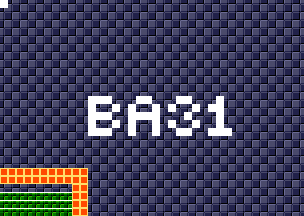

A level layout from a 2D game, rendered from its tile map. Below: a short description, then the map file with tile-grid data replaced by summaries:
An orthogonal 38x27 tile map with 8x8 px tiles, 4 tile layers (background, foreground, room numbers, Objects), 15 tilesets.

<map version="1.5" tiledversion="1.7.1" orientation="orthogonal" renderorder="right-down" width="38" height="27" tilewidth="8" tileheight="8" infinite="0" nextlayerid="11" nextobjectid="1">
 <tileset firstgid="1" source="tilesheets/tsKarniMata.tsx" />
 <tileset firstgid="1025" source="tilesheets/tsVoodooWasp.tsx" />
 <tileset firstgid="2049" source="tilesheets/tsBurial.tsx" />
 <tileset firstgid="3073" source="tilesheets/tsBlueTemple.tsx" />
 <tileset firstgid="4097" source="tilesheets/tsGoddess.tsx" />
 <tileset firstgid="5121" source="tilesheets/tsKonark.tsx" />
 <tileset firstgid="6145" name="sEnemies" tilewidth="8" tileheight="8" tilecount="1024" columns="32">
  <image source="../grapx/tilesheets/sObjects.bmp" trans="ff94ff" width="256" height="256" />
 </tileset>
 <tileset firstgid="7169" source="tilesheets/tsIceTemple.tsx" />
 <tileset firstgid="8193" source="tilesheets/tsLavaArea.tsx" />
 <tileset firstgid="9217" source="tilesheets/tsBossArea.tsx" />
 <tileset firstgid="10241" source="tilesheets/tsPegu.tsx" />
 <tileset firstgid="11265" source="tilesheets/sTiwanakuTemple.tsx" />
 <tileset firstgid="12289" source="tilesheets/sIndraTemple.tsx" />
 <tileset firstgid="13313" source="tilesheets/sTeleport.tsx" />
 <tileset firstgid="14337" source="tilesheets/sObjects.tsx" />
 <layer id="2" name="background" width="38" height="27">
  <data>[1026 cells, 1026 non-empty, 2 distinct tile ids]</data>
 </layer>
 <layer id="1" name="foreground" width="38" height="27">
  <data>[1026 cells, 57 non-empty, 2 distinct tile ids]</data>
 </layer>
 <layer id="7" name="room numbers" width="38" height="27">
  <data>[1026 cells, 43 non-empty, 1 distinct tile ids]</data>
 </layer>
 <layer id="10" name="Objects" width="38" height="27">
  <data>[1026 cells, 0 non-empty, 0 distinct tile ids]</data>
 </layer>
</map>
